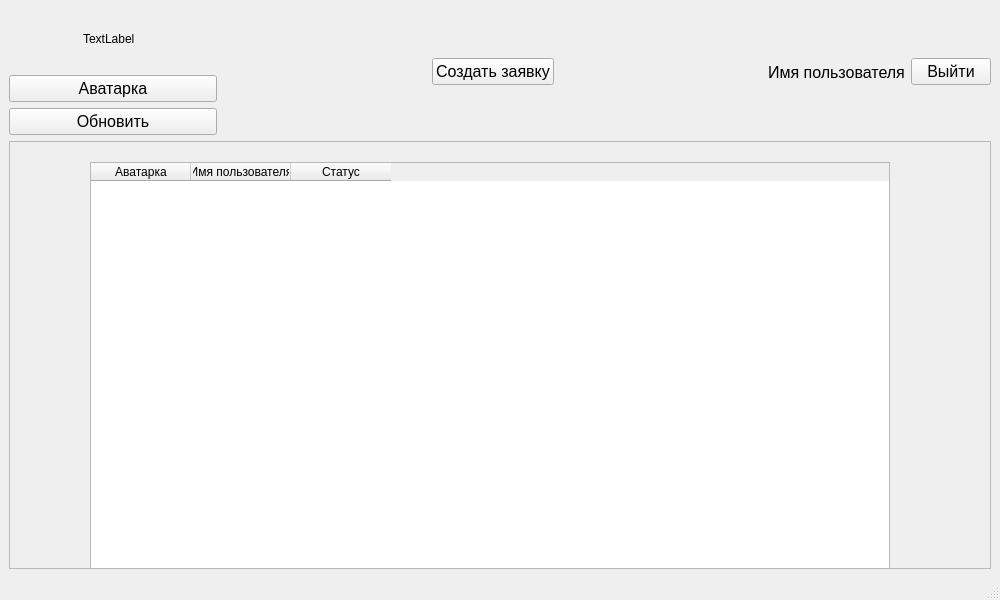
<?xml version="1.0" encoding="UTF-8"?>
<ui version="4.0">
 <class>MainWindow</class>
 <widget class="QMainWindow" name="MainWindow">
  <property name="geometry">
   <rect>
    <x>0</x>
    <y>0</y>
    <width>1000</width>
    <height>600</height>
   </rect>
  </property>
  <property name="windowTitle">
   <string>MainWindow</string>
  </property>
  <widget class="QWidget" name="centralwidget">
   <layout class="QVBoxLayout" name="verticalLayout">
    <item>
     <layout class="QHBoxLayout" name="horizontalLayout_2">
      <item>
       <layout class="QVBoxLayout" name="verticalLayout_2">
        <item>
         <layout class="QHBoxLayout" name="horizontalLayout_7">
          <item>
           <spacer name="horizontalSpacer_3">
            <property name="orientation">
             <enum>Qt::Horizontal</enum>
            </property>
            <property name="sizeHint" stdset="0">
             <size>
              <width>40</width>
              <height>20</height>
             </size>
            </property>
           </spacer>
          </item>
          <item>
           <widget class="QLabel" name="label_6">
            <property name="sizePolicy">
             <sizepolicy hsizetype="Fixed" vsizetype="Fixed">
              <horstretch>0</horstretch>
              <verstretch>0</verstretch>
             </sizepolicy>
            </property>
            <property name="minimumSize">
             <size>
              <width>60</width>
              <height>60</height>
             </size>
            </property>
            <property name="maximumSize">
             <size>
              <width>60</width>
              <height>60</height>
             </size>
            </property>
            <property name="text">
             <string>TextLabel</string>
            </property>
           </widget>
          </item>
          <item>
           <spacer name="horizontalSpacer_4">
            <property name="orientation">
             <enum>Qt::Horizontal</enum>
            </property>
            <property name="sizeHint" stdset="0">
             <size>
              <width>40</width>
              <height>20</height>
             </size>
            </property>
           </spacer>
          </item>
         </layout>
        </item>
        <item>
         <widget class="QPushButton" name="pushButton_5">
          <property name="sizePolicy">
           <sizepolicy hsizetype="Minimum" vsizetype="Fixed">
            <horstretch>0</horstretch>
            <verstretch>0</verstretch>
           </sizepolicy>
          </property>
          <property name="font">
           <font>
            <pointsize>12</pointsize>
           </font>
          </property>
          <property name="text">
           <string>Аватарка</string>
          </property>
          <property name="autoRepeat">
           <bool>false</bool>
          </property>
         </widget>
        </item>
        <item>
         <widget class="QPushButton" name="pushButton">
          <property name="font">
           <font>
            <pointsize>12</pointsize>
           </font>
          </property>
          <property name="text">
           <string>Обновить</string>
          </property>
         </widget>
        </item>
       </layout>
      </item>
      <item>
       <spacer name="horizontalSpacer_2">
        <property name="orientation">
         <enum>Qt::Horizontal</enum>
        </property>
        <property name="sizeHint" stdset="0">
         <size>
          <width>40</width>
          <height>20</height>
         </size>
        </property>
       </spacer>
      </item>
      <item>
       <widget class="QPushButton" name="pushButton_3">
        <property name="font">
         <font>
          <pointsize>12</pointsize>
         </font>
        </property>
        <property name="text">
         <string>Создать заявку</string>
        </property>
       </widget>
      </item>
      <item>
       <spacer name="horizontalSpacer">
        <property name="orientation">
         <enum>Qt::Horizontal</enum>
        </property>
        <property name="sizeHint" stdset="0">
         <size>
          <width>40</width>
          <height>20</height>
         </size>
        </property>
       </spacer>
      </item>
      <item>
       <layout class="QHBoxLayout" name="horizontalLayout">
        <item>
         <widget class="QLabel" name="label">
          <property name="font">
           <font>
            <pointsize>12</pointsize>
           </font>
          </property>
          <property name="text">
           <string>Имя пользователя</string>
          </property>
         </widget>
        </item>
        <item>
         <widget class="QPushButton" name="pushButton_2">
          <property name="font">
           <font>
            <pointsize>12</pointsize>
           </font>
          </property>
          <property name="text">
           <string>Выйти</string>
          </property>
          <property name="autoRepeat">
           <bool>false</bool>
          </property>
         </widget>
        </item>
       </layout>
      </item>
     </layout>
    </item>
    <item>
     <layout class="QHBoxLayout" name="horizontalLayout_4">
      <item>
       <widget class="QScrollArea" name="scrollArea">
        <property name="widgetResizable">
         <bool>true</bool>
        </property>
        <widget class="QWidget" name="scrollAreaWidgetContents">
         <property name="geometry">
          <rect>
           <x>0</x>
           <y>0</y>
           <width>974</width>
           <height>370</height>
          </rect>
         </property>
         <widget class="QWidget" name="layoutWidget">
          <property name="geometry">
           <rect>
            <x>20</x>
            <y>20</y>
            <width>921</width>
            <height>432</height>
           </rect>
          </property>
          <layout class="QHBoxLayout" name="horizontalLayout_3">
           <item>
            <widget class="QTableWidget" name="tableWidget">
             <property name="sizePolicy">
              <sizepolicy hsizetype="Fixed" vsizetype="Expanding">
               <horstretch>0</horstretch>
               <verstretch>0</verstretch>
              </sizepolicy>
             </property>
             <property name="minimumSize">
              <size>
               <width>800</width>
               <height>430</height>
              </size>
             </property>
             <column>
              <property name="text">
               <string>Аватарка</string>
              </property>
             </column>
             <column>
              <property name="text">
               <string>Имя пользователя</string>
              </property>
             </column>
             <column>
              <property name="text">
               <string>Статус</string>
              </property>
             </column>
            </widget>
           </item>
          </layout>
         </widget>
        </widget>
       </widget>
      </item>
     </layout>
    </item>
   </layout>
  </widget>
  <widget class="QMenuBar" name="menubar">
   <property name="geometry">
    <rect>
     <x>0</x>
     <y>0</y>
     <width>1000</width>
     <height>26</height>
    </rect>
   </property>
  </widget>
  <widget class="QStatusBar" name="statusbar"/>
 </widget>
 <resources/>
 <connections/>
</ui>
